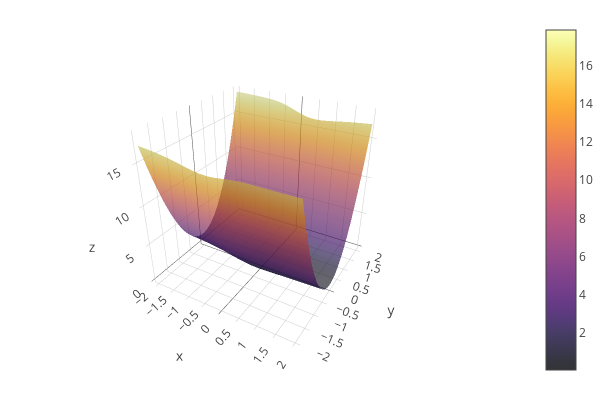

The notebook cell this image was saved under:
### Markdown cell above
Now that you've defined `L2`, we can plot it using `surface`!

### Code cell
plotlyjs()

ws = -2:0.05:2
bs = -2:0.05:2

surface(ws, bs, L2, alpha=0.8, zlims=(0,3))

### Figure 1 — Plotly figure (JSON) as saved in the notebook; plotly's stock layout.template omitted (floating-point values rounded to 4 significant figures; data arrays with more than 128 entries replaced by an {"elided": "..."} marker saying what was removed)
{"data": [{"colorbar": {"title": ""}, "colorscale": [[0, "rgba(0, 0, 4, 0.800)"], [0.03448, "rgba(4, 3, 20, 0.800)"], [0.06897, "rgba(13, 8, 41, 0.800)"], [0.1034, "rgba(24, 12, 60, 0.800)"], [0.1379, "rgba(38, 12, 81, 0.800)"], [0.1724, "rgba(54, 9, 97, 0.800)"], [0.2069, "rgba(69, 10, 105, 0.800)"], [0.2414, "rgba(84, 15, 109, 0.800)"], [0.2759, "rgba(97, 19, 110, 0.800)"], [0.3103, "rgba(111, 25, 110, 0.800)"], [0.3448, "rgba(125, 30, 109, 0.800)"], [0.3793, "rgba(140, 35, 105, 0.800)"], [0.4138, "rgba(154, 40, 101, 0.800)"], [0.4483, "rgba(166, 45, 96, 0.800)"], [0.4828, "rgba(180, 51, 89, 0.800)"], [0.5172, "rgba(193, 58, 80, 0.800)"], [0.5517, "rgba(206, 67, 71, 0.800)"], [0.5862, "rgba(216, 76, 62, 0.800)"], [0.6207, "rgba(226, 87, 52, 0.800)"], [0.6552, "rgba(235, 100, 41, 0.800)"], [0.6897, "rgba(241, 115, 29, 0.800)"], [0.7241, "rgba(247, 130, 18, 0.800)"], [0.7586, "rgba(250, 144, 8, 0.800)"], [0.7931, "rgba(252, 161, 8, 0.800)"], [0.8276, "rgba(252, 178, 22, 0.800)"], [0.8621, "rgba(250, 196, 42, 0.800)"], [0.8966, "rgba(246, 213, 67, 0.800)"], [0.931, "rgba(243, 229, 93, 0.800)"], [0.9655, "rgba(242, 244, 130, 0.800)"], [1, "rgba(252, 255, 164, 0.800)"]], "name": "y1", "opacity": 0.8, "showlegend": false, "showscale": true, "type": "surface", "x": [-2, -1.95, -1.9, -1.85, -1.8, -1.75, -1.7, -1.65, -1.6, -1.55, -1.5, -1.45, -1.4, -1.35, -1.3, -1.25, -1.2, -1.15, -1.1, -1.05, -1, -0.95, -0.9, -0.85, -0.8, -0.75, -0.7, -0.65, -0.6, -0.55, -0.5, -0.45, -0.4, -0.35, -0.3, -0.25, -0.2, -0.15, -0.1, -0.05, 0, 0.05, 0.1, 0.15, 0.2, 0.25, 0.3, 0.35, 0.4, 0.45, 0.5, 0.55, 0.6, 0.65, 0.7, 0.75, 0.8, 0.85, 0.9, 0.95, 1, 1.05, 1.1, 1.15, 1.2, 1.25, 1.3, 1.35, 1.4, 1.45, 1.5, 1.55, 1.6, 1.65, 1.7, 1.75, 1.8, 1.85, 1.9, 1.95, 2], "xaxis": "x1", "y": [-2, -1.95, -1.9, -1.85, -1.8, -1.75, -1.7, -1.65, -1.6, -1.55, -1.5, -1.45, -1.4, -1.35, -1.3, -1.25, -1.2, -1.15, -1.1, -1.05, -1, -0.95, -0.9, -0.85, -0.8, -0.75, -0.7, -0.65, -0.6, -0.55, -0.5, -0.45, -0.4, -0.35, -0.3, -0.25, -0.2, -0.15, -0.1, -0.05, 0, 0.05, 0.1, 0.15, 0.2, 0.25, 0.3, 0.35, 0.4, 0.45, 0.5, 0.55, 0.6, 0.65, 0.7, 0.75, 0.8, 0.85, 0.9, 0.95, 1, 1.05, 1.1, 1.15, 1.2, 1.25, 1.3, 1.35, 1.4, 1.45, 1.5, 1.55, 1.6, 1.65, 1.7, 1.75, 1.8, 1.85, 1.9, 1.95, 2], "yaxis": "y1", "z": {"elided": "81x81 float values"}}], "layout": {"annotations": [], "height": 400, "legend": {"bgcolor": "rgba(255, 255, 255, 1.000)", "bordercolor": "rgba(0, 0, 0, 1.000)", "font": {"color": "rgba(0, 0, 0, 1.000)", "family": "sans-serif", "size": 11}, "x": 1, "y": 1}, "margin": {"b": 20, "l": 0, "r": 0, "t": 20}, "paper_bgcolor": "rgba(255, 255, 255, 1.000)", "plot_bgcolor": "rgba(255, 255, 255, 1.000)", "scene": {"camera": {"eye": {"x": 1.126, "y": -1.95, "z": 1.3}}, "xaxis1": {"anchor": "y1", "domain": [0.03619, 0.9934], "gridcolor": "rgba(0, 0, 0, 0.100)", "gridwidth": 0.5, "linecolor": "rgba(0, 0, 0, 1.000)", "mirror": false, "range": [-2, 2], "showgrid": true, "showline": true, "showticklabels": true, "tickangle": 0, "tickcolor": "rgb(0, 0, 0)", "tickfont": {"color": "rgba(0, 0, 0, 1.000)", "family": "sans-serif", "size": 11}, "tickmode": "array", "ticks": "inside", "ticktext": ["-2", "-1", "0", "1", "2"], "tickvals": [-2, -1, 0, 1, 2], "title": "", "titlefont": {"color": "rgba(0, 0, 0, 1.000)", "family": "sans-serif", "size": 15}, "type": "-", "visible": true, "zeroline": false, "zerolinecolor": "rgba(0, 0, 0, 1.000)"}, "yaxis1": {"anchor": "x1", "domain": [0.03762, 0.9902], "gridcolor": "rgba(0, 0, 0, 0.100)", "gridwidth": 0.5, "linecolor": "rgba(0, 0, 0, 1.000)", "mirror": false, "range": [-2, 2], "showgrid": true, "showline": true, "showticklabels": true, "tickangle": 0, "tickcolor": "rgb(0, 0, 0)", "tickfont": {"color": "rgba(0, 0, 0, 1.000)", "family": "sans-serif", "size": 11}, "tickmode": "array", "ticks": "inside", "ticktext": ["-2", "-1", "0", "1", "2"], "tickvals": [-2, -1, 0, 1, 2], "title": "", "titlefont": {"color": "rgba(0, 0, 0, 1.000)", "family": "sans-serif", "size": 15}, "type": "-", "visible": true, "zeroline": false, "zerolinecolor": "rgba(0, 0, 0, 1.000)"}, "zaxis1": {"gridcolor": "rgba(0, 0, 0, 0.100)", "gridwidth": 0.5, "linecolor": "rgba(0, 0, 0, 1.000)", "mirror": false, "range": [0, 3], "showgrid": true, "showline": true, "showticklabels": true, "tickangle": 0, "tickcolor": "rgb(0, 0, 0)", "tickfont": {"color": "rgba(0, 0, 0, 1.000)", "family": "sans-serif", "size": 11}, "tickmode": "array", "ticks": "inside", "ticktext": ["0", "1", "2", "3"], "tickvals": [0, 1, 2, 3], "title": "", "titlefont": {"color": "rgba(0, 0, 0, 1.000)", "family": "sans-serif", "size": 15}, "type": "-", "visible": true, "zeroline": false, "zerolinecolor": "rgba(0, 0, 0, 1.000)"}}, "showlegend": true, "width": 600}}
